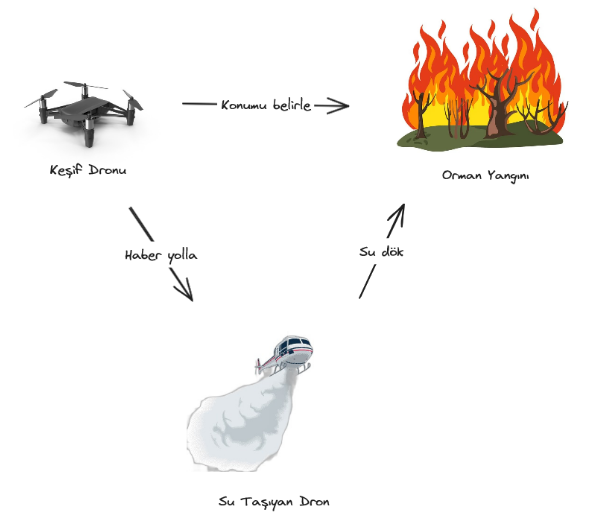
#> input picture Autonomous Fire Detection Drone System.png, 615 x 518 px, given in place of the camera
$ python Opencv-FireDetection.py
#> lines starting #> are read from the running program, lines starting #| are printed output that depends on the picture; after the words box and inside, x2 and y2 are one past the last pixel; in counts of white or black regions, pixels touching at a corner belong together
# OpenCV ve NumPy kütüphanelerini içe aktar
import cv2
import numpy as np

# Kamera nesnesini oluştur
kamera = cv2.VideoCapture(0)

# Ateş renginin HSV renk aralığını belirle

lower = [18, 50, 50]
upper = [35, 130, 100]

lower_fire = np.array(lower, dtype='uint8')  # Ateşin alt sınırları
upper_fire = np.array(upper, dtype='uint8')  # Ateşin üst sınırları

while True:
    # Görüntüyü oku
    ret, frame = kamera.read()
#> frame is the input picture: shape (518, 615, 3); mean B, G, R 239.8, 243, 247.2
    frame = cv2.resize(frame, (1000, 600))
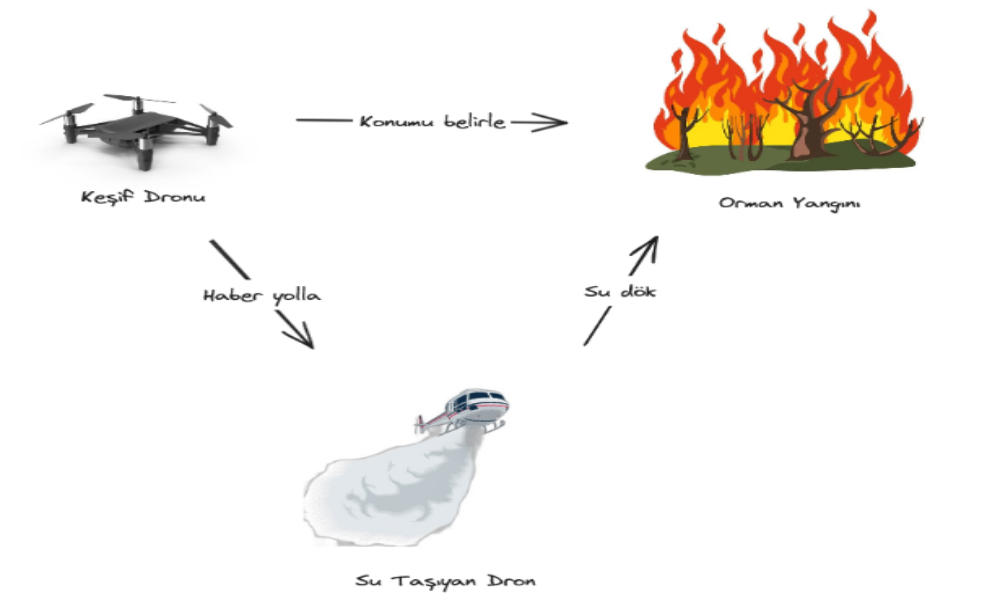
#> frame: shape (600, 1000, 3); mean B, G, R 239.8, 243, 247.2
    # Görüntüyü bulanıklaştırma işlemi uygula
    blur = cv2.GaussianBlur(frame, (21, 21), 0)
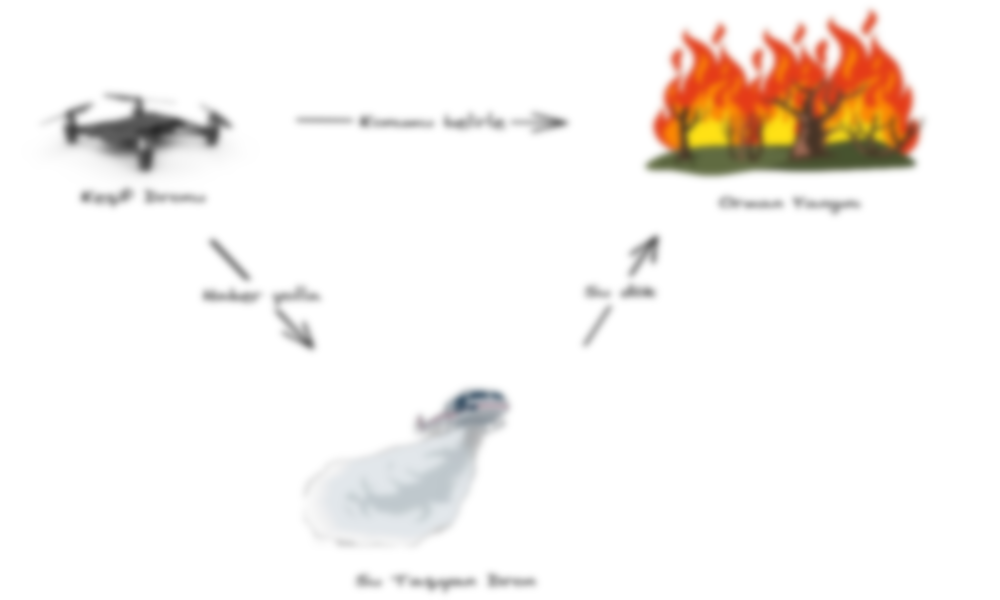
#> blur: shape (600, 1000, 3); mean B, G, R 239.8, 243, 247.2

    # Maske için işlemler
    hsv = cv2.cvtColor(blur, cv2.COLOR_BGR2HSV)  # Görüntüyü HSV renk uzayına dönüştür
#> hsv: shape (600, 1000, 3); mean H, S, V 4.3, 9.9, 247.5
    maske = cv2.inRange(hsv, lower_fire, upper_fire)  # Ateş rengi için maske oluştur
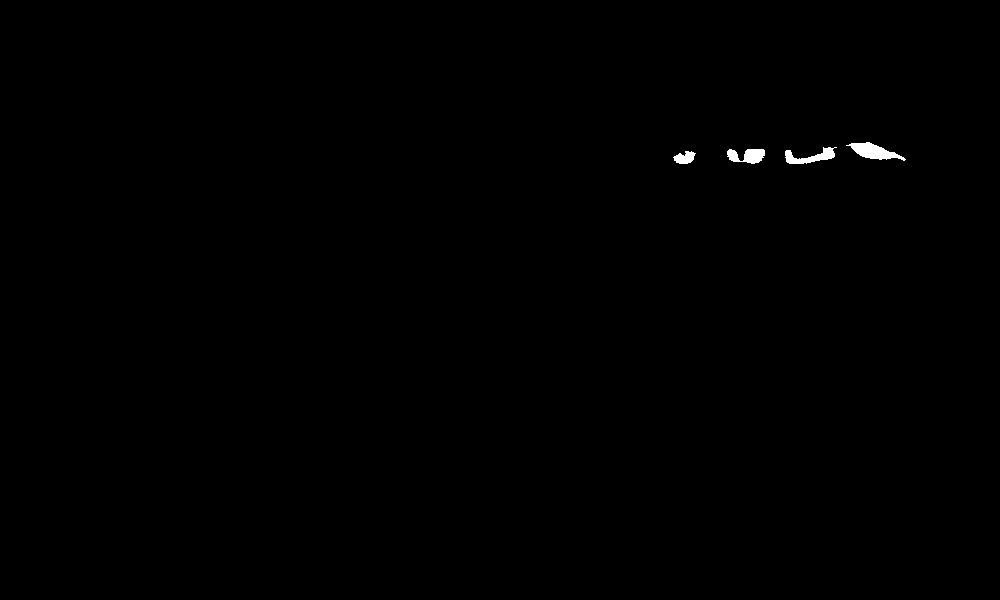
#> maske: shape (600, 1000); 0.26% white; 4 white regions
    output = cv2.bitwise_and(frame, hsv, mask=maske)
    no_red = cv2.countNonZero(maske)
#> no_red = 1534

    # Ateşin konturunu bul
    contours, hierarchy = cv2.findContours(maske, cv2.RETR_EXTERNAL, cv2.CHAIN_APPROX_SIMPLE)
#> contours = 4 contours; box (x1, y1, x2, y2) and area: (846, 142, 906, 161) 486, (785, 147, 837, 164) 340, (727, 149, 765, 164) 332, (673, 151, 696, 164) 170
    for contour in contours:
        area = cv2.contourArea(contour)
        if area > 1000:  # Ateş olarak kabul edilen minimum kontur alanı
            x, y, w, h = cv2.boundingRect(contour)
            cv2.rectangle(frame, (x, y), (x + w, y + h), (0, 0, 255), 2)  # Ateşin etrafına dikdörtgen çiz
#> this loop made 4 passes
#> area on passes 1 to 4: 169.5, 332, 340.5, 485.5

    if int(no_red) > 150000:
        print("Ateş")

    # Görüntüleri ekranda göster
    cv2.imshow("Kamera Görüntüsü", frame)
    cv2.imshow("output", output)

    # Çıkış tuşuna basılırsa döngüyü sonlandır
    if cv2.waitKey(1) == ord('q'):
#> (key q is pressed here)
        break

# Belleği ve kamera nesnesini serbest bırak
kamera.release()
cv2.destroyAllWindows()
